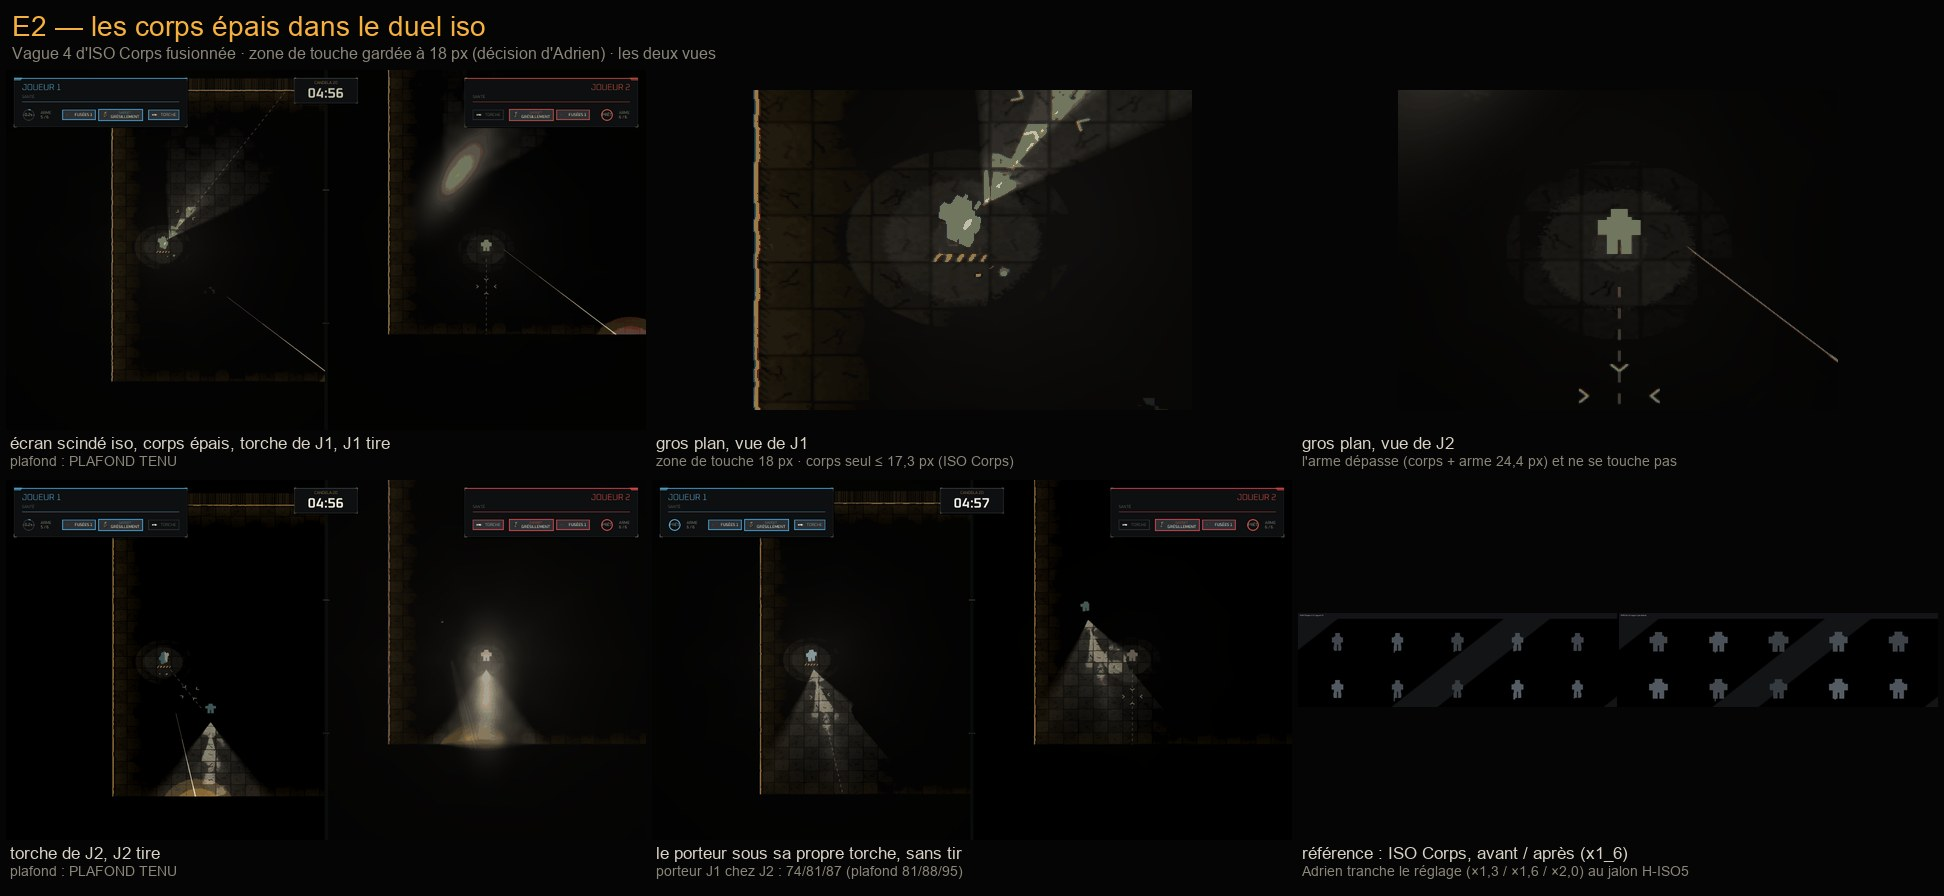

Python code for this plot:
#!/usr/bin/env python3
"""Planche d'E2 : les corps épais (vague 4 d'ISO Corps) dans le vrai duel iso, zone de touche gardée à 18 px.

Usage : python3 docs/iso/planche_corps_epais_jeu.py [--captures DIR]

Lit les captures de `tools/banc_iso.gd --jeu --scinde` (commandes dans la ROADMAP, section « E2 — Corps
épais et hitbox ») rangées dans docs/iso/captures_corps_epais/, et leurs relevés
(`releves_corps_epais.txt`), et compose docs/iso/planche_corps_epais_jeu.jpg :

- ligne 1 : l'écran scindé iso, torche de J1, J1 vient de tirer (balle et traçante au sol) ; gros plan sur
  le corps épais de chaque vue ;
- ligne 2 : torche de J2, J2 vient de tirer ; le porteur sous sa propre torche, sans tir ; la planche
  d'ISO Corps « avant / après » (réglage `x1_6`), en référence.

Les gros plans sont recadrés autour du corps le plus clair de chaque moitié d'écran.

Dépendance : Pillow. Police, compression et vignettes : celles de planche_iso.py et planche_iso1.py.
"""
import argparse
import os
import re
import sys

from PIL import Image

ICI = os.path.dirname(os.path.abspath(__file__))
sys.path.insert(0, ICI)
from planche_iso import compresser  # noqa: E402
from planche_iso1 import planche  # noqa: E402


def lire(chemin):
    return open(chemin, encoding="utf-8", errors="replace").read() if os.path.exists(chemin) else ""


def gros_plan(c, source, cible, moitie, demi=(220, 160)):
    """Recadre la moitié `moitie` (0 gauche, 1 droite) de `source` autour de son corps : le centre des
    pixels saturés en couleur (bleu de J1, rose de J2), à défaut le centre de la moitié."""
    chemin = os.path.join(c, source)
    if not os.path.exists(chemin):
        return chemin
    im = Image.open(chemin).convert("RGB")
    w, h = im.size
    x0 = 0 if moitie == 0 else w // 2
    petit = im.crop((x0, 0, x0 + w // 2, h)).resize((w // 8, h // 4))
    px = petit.load()
    sx = sy = n = 0
    for y in range(petit.height // 6, petit.height):  # sous le HUD
        for x in range(petit.width):
            r, g, b = px[x, y]
            # Le bleu de J1 ou le rose de J2 — jamais l'orangé des halos et de la LED (r > g > b, b bas).
            bleu = b > r + 30 and b > 110
            rose = r > g + 30 and b > g + 10 and r > 110
            if bleu or rose:
                sx += x
                sy += y
                n += 1
    cx = x0 + (sx / n * 4 if n else w // 4)
    cy = sy / n * 4 if n else h // 2
    boite = (int(max(0, cx - demi[0])), int(max(0, cy - demi[1])), int(min(w, cx + demi[0])), int(min(h, cy + demi[1])))
    sortie = os.path.join(c, cible)
    im.crop(boite).save(sortie)
    return sortie


def main():
    p = argparse.ArgumentParser()
    p.add_argument("--captures", default=os.path.join(ICI, "captures_corps_epais"))
    p.add_argument("--max-ko", type=int, default=450)
    p.add_argument("--max-planche-ko", type=int, default=1400)
    a = p.parse_args()
    c = a.captures
    t = lire(os.path.join(c, "releves_corps_epais.txt"))
    gp1 = gros_plan(c, "duel_j1.png", "gros_plan_vue_j1.png", 0)
    gp2 = gros_plan(c, "duel_j1.png", "gros_plan_vue_j2.png", 1)
    for nom in sorted(os.listdir(c)):
        if nom.endswith(".png"):
            compresser(os.path.join(c, nom), os.path.join(c, nom), a.max_ko * 1024)
    plafonds = re.findall(r"BANC_ISO corps verdict=([^(\n]+)", t)
    porteur = re.search(r"porteur (J\d) chez (J\d) : (\d+/\d+/\d+)", t)
    cases = [
        (os.path.join(c, "duel_j1.png"), "écran scindé iso, corps épais, torche de J1, J1 tire",
         "plafond : %s" % (plafonds[0].strip() if plafonds else "relevé absent"), 1),
        (gp1, "gros plan, vue de J1", "zone de touche 18 px · corps seul ≤ 17,3 px (ISO Corps)", 1),
        (gp2, "gros plan, vue de J2", "l'arme dépasse (corps + arme 24,4 px) et ne se touche pas", 1),
        (os.path.join(c, "duel_j2.png"), "torche de J2, J2 tire",
         "plafond : %s" % (plafonds[1].strip() if len(plafonds) > 1 else "relevé absent"), 1),
        (os.path.join(c, "porteur_j1.png"), "le porteur sous sa propre torche, sans tir",
         ("porteur %s chez %s : %s (plafond 81/88/95)" % porteur.groups()) if porteur else "relevé absent", 1),
        (os.path.join(ICI, "planche_corps_epais.png"), "référence : ISO Corps, avant / après (x1_6)",
         "Adrien tranche le réglage (×1,3 / ×1,6 / ×2,0) au jalon H-ISO5", 1),
    ]
    planche(cases, 3, "E2 — les corps épais dans le duel iso",
            "Vague 4 d'ISO Corps fusionnée · zone de touche gardée à 18 px (décision d'Adrien) · les deux vues",
            os.path.join(ICI, "planche_corps_epais_jeu.jpg"), a.max_planche_ko)


if __name__ == "__main__":
    main()
